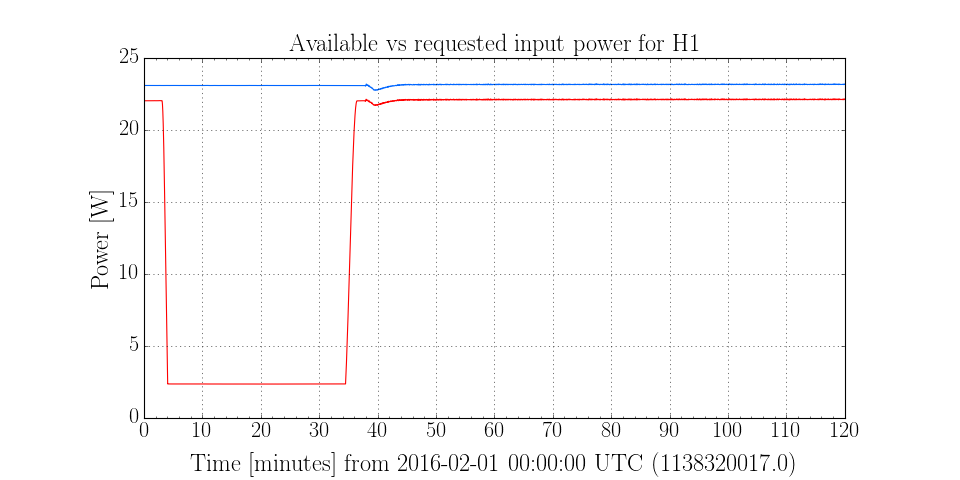

Write Python code to recreate this figure.
from gwpy.timeseries import TimeSeriesDict  # load the class
alldata = TimeSeriesDict.get(['H1:PSL-PWR_PMC_TRANS_OUT16','H1:IMC-PWR_IN_OUT16'], 'Feb 1 00:00', 'Feb 1 02:00')  # fetch the data via NDS
plot = alldata.plot()  # make a plot
ax = plot.gca()  # extract the Axes object
ax.set_ylabel('Power [W]')  # set the label for the Y-axis
ax.set_title('Available vs requested input power for H1')  # set the title
plot.show()  # show me the plot
